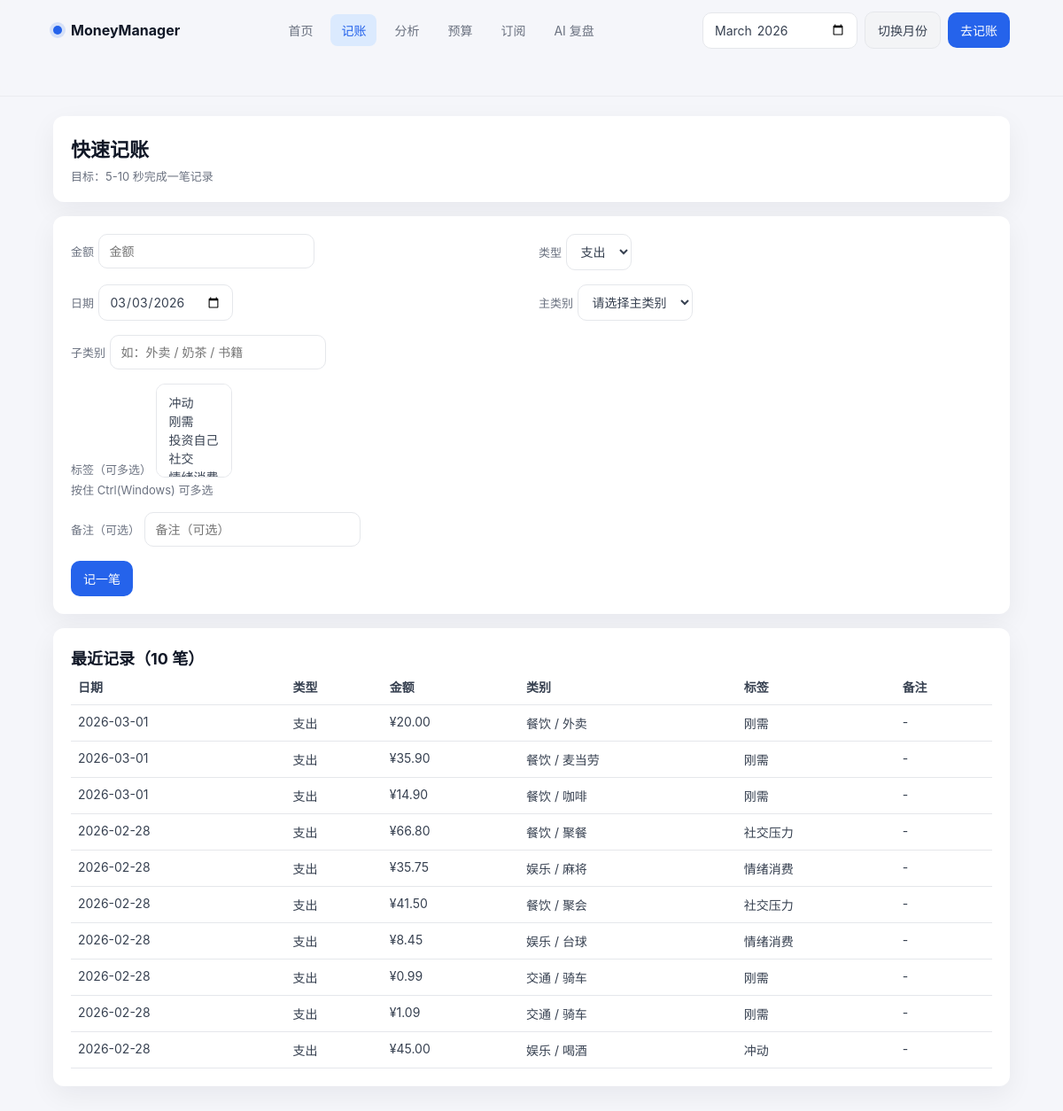
The app's page /add, older data.
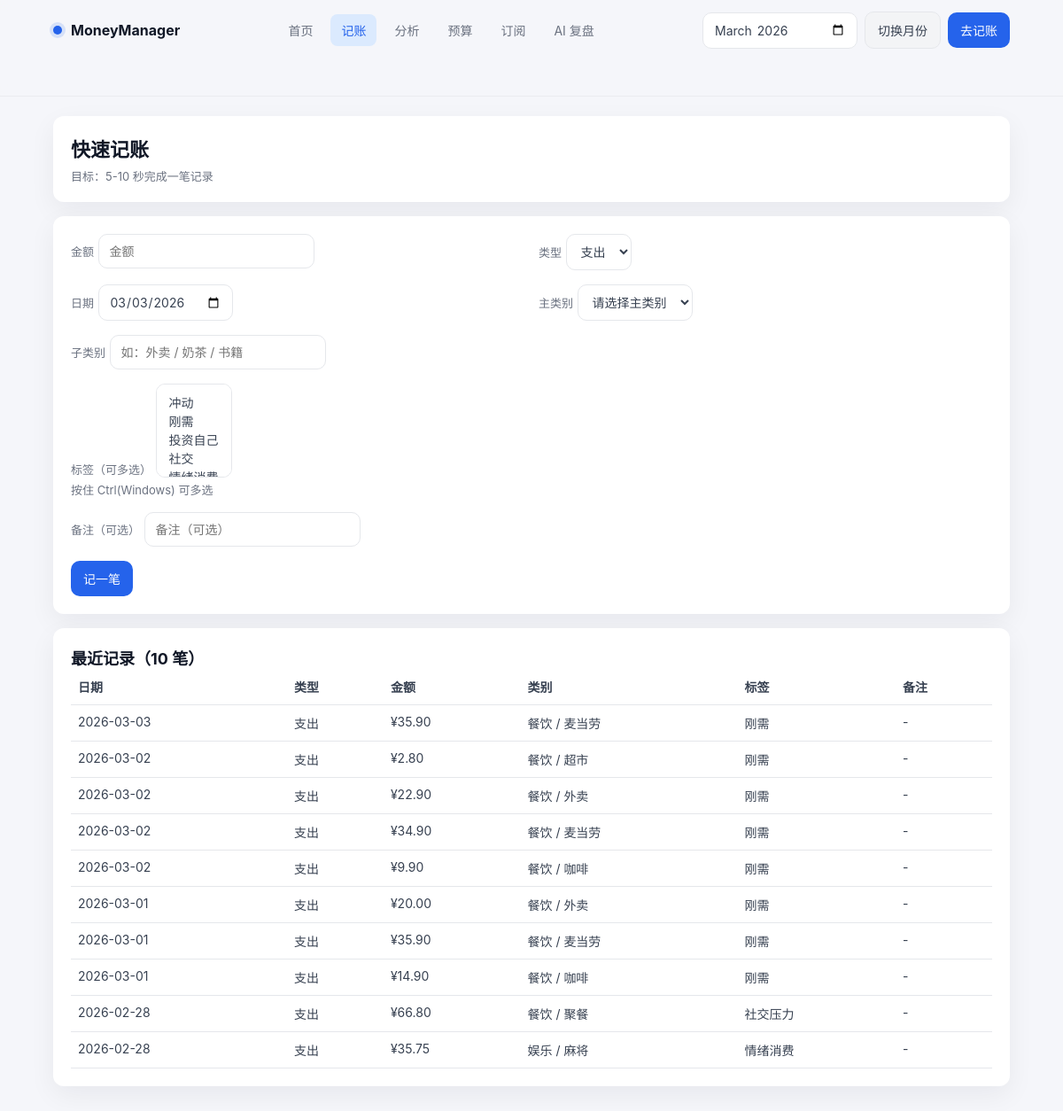
The same page, newer data.
### tables this page shows
CREATE TABLE "transactions" (
                    id INTEGER PRIMARY KEY AUTOINCREMENT,
                    amount REAL NOT NULL,
                    type TEXT CHECK(type IN ('income', 'expense')) NOT NULL,
                    date TEXT NOT NULL,
                    category_main TEXT NOT NULL,
                    category_sub TEXT,
                    tags TEXT,
                    note TEXT,
                    created_at TEXT DEFAULT CURRENT_TIMESTAMP
                );

### app.py (the view, shortened to what this page needs)
    @app.route("/add", methods=["GET", "POST"])
    def add_transaction_page():
        success = request.args.get("success")
        recent_records = get_recent_transactions(limit=10)
        month = date.today().strftime("%Y-%m")
        return render_template(
            "add.html",
            active_page="add",
            month=month,
            today=date.today().isoformat(),
            success=success,
            category_options=CATEGORY_OPTIONS,
            tag_options=TAG_OPTIONS,
            recent_records=recent_records,
        )

### database.py (called while the page is built, shortened)
def get_connection() -> sqlite3.Connection:
    conn = sqlite3.connect(DB_PATH)
    conn.row_factory = sqlite3.Row
    return conn

def get_recent_transactions(limit: int = 10) -> list[dict]:
    with get_connection() as conn:
        rows = conn.execute(
            """
            SELECT
                id,
                amount,
                type,
                date,
                category_main,
                category_sub,
                tags,
                note,
                created_at
            FROM transactions
            ORDER BY date DESC, id DESC
            LIMIT ?
            """,
            (limit,),
        ).fetchall()
    result = []
    for row in rows:
        item = dict(row)
        item["tags"] = json.loads(item["tags"]) if item.get("tags") else []
        result.append(item)
    return result

def process_due_subscription_charges(target_date: str | None = None) -> dict:
    billing_day = _parse_date(target_date) if target_date else date.today()
    if not billing_day:
        billing_day = date.today()
    created_transactions = 0
    updated_subscriptions = 0
    with get_connection() as conn:
        rows = conn.execute(
            """
            SELECT
                id,
                name,
                amount,
                cycle,
                next_billing_date,
                category,
                payment_method
            FROM subscriptions
            ORDER BY id ASC
            """
        ).fetchall()
        conn.commit()
    return {
        "processed_date": billing_day.isoformat(),
        "created_transactions": created_transactions,
        "updated_subscriptions": updated_subscriptions,
    }

### templates/add.html (shortened to what this page needs)
<!doctype html>
<html lang="zh-CN">
  <head>
    <link rel="stylesheet" href="{{ url_for('static', filename='css/app.css') }}" />
  </head>
  <body>
    <header class="top-nav app-shell">
      <div class="top-nav-inner">
        <a class="brand" href="/">
          <span class="brand-dot"></span>
          <span>MoneyManager</span>
        </a>
        <nav class="nav-links">
          <a class="nav-link {{ 'active' if active_page == 'index' else '' }}" href="/">首页</a>
          <a class="nav-link {{ 'active' if active_page == 'add' else '' }}" href="/add">记账</a>
          <a class="nav-link {{ 'active' if active_page == 'analysis' else '' }}" href="/analysis">分析</a>
          <a class="nav-link {{ 'active' if active_page == 'budget' else '' }}" href="/budget">预算</a>
          <a class="nav-link {{ 'active' if active_page == 'subscriptions' else '' }}" href="/subscriptions"
            >订阅</a
          >
          <a class="nav-link {{ 'active' if active_page == 'ai' else '' }}" href="/ai">AI 复盘</a>
        </nav>
        <div class="nav-actions">
          <form method="get" action="/" class="toolbar">
            <input type="month" name="month" value="{{ month }}" />
            <button class="btn-secondary" type="submit">切换月份</button>
          </form>
          <a class="btn" href="/add">去记账</a>
        </div>
      </div>
    </header>
    <main class="app-shell">
      <div class="page">
        <section class="panel">
          <h1 class="page-title">快速记账</h1>
          <div class="page-subtitle">目标：5-10 秒完成一笔记录</div>
        </section>
        <section class="panel">
          <form id="add-transaction" method="post" action="/add" class="grid-2">
            <div>
              <label class="small" for="amount">金额</label>
              <input id="amount" type="number" step="0.01" min="0.01" name="amount" placeholder="金额" required />
            </div>
            <div>
              <label class="small" for="type">类型</label>
              <select id="type" name="type">
                <option value="expense" selected>支出</option>
              </select>
            </div>
            <div>
              <label class="small" for="date">日期</label>
              <input id="date" type="date" name="date" value="{{ today }}" />
            </div>
            <div id="expense-field-category-main">
              <label class="small" for="category_main">主类别</label>
              <select id="category_main" name="category_main" required>
                <option value="">请选择主类别</option>
              </select>
            </div>
            <div id="expense-field-category-sub">
              <label class="small" for="category_sub">子类别</label>
              <input id="category_sub" type="text" name="category_sub" placeholder="如：外卖 / 奶茶 / 书籍" />
            </div>
            <div id="expense-field-tags" style="grid-column: 1 / -1;">
              <label class="small" for="tags">标签（可多选）</label>
              <select id="tags" name="tags" multiple>
                {% for tag in tag_options %}
                <option value="{{ tag }}">{{ tag }}</option>
                {% endfor %}
              </select>
              <div class="small" style="margin-top: 4px;">按住 Ctrl(Windows) 可多选</div>
            </div>
            <div style="grid-column: 1 / -1;">
              <label class="small" for="note">备注（可选）</label>
              <input id="note" type="text" name="note" placeholder="备注（可选）" />
            </div>
            <div style="grid-column: 1 / -1;">
              <button class="btn" type="submit">记一笔</button>
            </div>
          </form>
        </section>
        <section class="panel">
          <h2 class="page-title" style="font-size: 18px;">最近记录（10 笔）</h2>
          <div class="table-wrap">
            <table>
              <thead>
                <tr>
                  <th>日期</th>
                  <th>类型</th>
                  <th>金额</th>
                  <th>类别</th>
                  <th>标签</th>
                  <th>备注</th>
                </tr>
              </thead>
              <tbody>
                {% if recent_records %} {% for row in recent_records %}
                <tr>
                  <td>{{ row.date }}</td>
                  <td>{{ '支出' if row.type == 'expense' else '收入' }}</td>
                  <td class="{{ row.type }}">¥{{ '%.2f'|format(row.amount) }}</td>
                  <td>
                    {% if row.type == 'income' %} {{ row.category_sub if row.category_sub else '-' }} {% else %} {{
                    row.category_main }}{% if row.category_sub %} / {{ row.category_sub }}{% endif %} {% endif %}
                  </td>
                  <td>{{ row.tags | join('、') if row.tags else '-' }}</td>
                  <td>{{ row.note if row.note else '-' }}</td>
                </tr>
                {% endfor %} {% else %}
                <tr>
                  <td colspan="6">暂无记录，先记第一笔吧。</td>
                </tr>
                {% endif %}
              </tbody>
            </table>
          </div>
        </section>
      </div>
    </main>
  </body>
</html>

### static/css/app.css (style rules this page uses)
:root { --primary: #2563EB; --text-strong: #111827; --text: #374151; --text-muted: #6B7280; --text-weak: #9CA3AF; --bg: #F5F6FA; --card: #FFFFFF; --success: #10B981; --warning: #F59E0B; --danger: #EF4444; --border: #E5E7EB; --shadow: 0 10px 30px rgba(15, 23, 42, 0.06); }
* { box-sizing: border-box; }
body { margin: 0; color: var(--text); background: var(--bg); font-family: -apple-system, BlinkMacSystemFont, "SF Pro SC", "PingFang SC", "Microsoft YaHei", sans-serif; }
a { color: inherit; text-decoration: none; }
.app-shell { padding-inline: max(24px, 5vw); padding-bottom: 40px; }
.top-nav { position: sticky; top: 0; z-index: 20; background: rgba(245, 246, 250, 0.86); backdrop-filter: blur(8px); border-bottom: 1px solid rgba(229, 231, 235, 0.7); }
.top-nav-inner { max-width: 1280px; margin: 0 auto; min-height: 68px; display: grid; grid-template-columns: auto 1fr auto; align-items: center; gap: 20px; }
.brand { display: inline-flex; align-items: center; gap: 10px; font-weight: 700; color: var(--text-strong); }
.brand-dot { width: 10px; height: 10px; border-radius: 999px; background: var(--primary); box-shadow: 0 0 0 4px rgba(37, 99, 235, 0.15); }
.nav-links { display: inline-flex; justify-content: center; flex-wrap: wrap; gap: 8px; }
.nav-link { padding: 8px 12px; border-radius: 8px; color: var(--text-muted); font-size: 14px; transition: all 220ms ease; }
.nav-link.active { color: var(--primary); background: #DBEAFE; }
.nav-actions { display: inline-flex; align-items: center; gap: 8px; }
.page { max-width: 1280px; margin: 22px auto 0; display: grid; gap: 16px; }
.panel { background: var(--card); border-radius: 12px; box-shadow: var(--shadow); padding: 20px; }
.page-title { margin: 0; color: var(--text-strong); font-size: 22px; font-weight: 700; }
.page-subtitle { color: var(--text-muted); font-size: 13px; margin-top: 6px; }
.btn, .btn-secondary, button, select, input, textarea { font-family: inherit; font-size: 14px; }
.btn, .btn-secondary, button { display: inline-flex; align-items: center; justify-content: center; border: none; border-radius: 10px; padding: 10px 14px; transition: all 220ms ease; cursor: pointer; }
.btn { background: var(--primary); color: #fff; }
.btn-secondary { background: #F3F4F6; color: var(--text); border: 1px solid var(--border); }
input, select, textarea { border: 1px solid var(--border); border-radius: 10px; padding: 10px 12px; color: var(--text); background: #fff; outline: none; transition: all 220ms ease; }
.toolbar { display: flex; gap: 8px; flex-wrap: wrap; align-items: center; }
.grid-2 { display: grid; grid-template-columns: 1fr 1fr; gap: 16px; }
.table-wrap { overflow: auto; }
table { width: 100%; border-collapse: collapse; font-size: 14px; }
th, td { text-align: left; padding: 10px 8px; border-bottom: 1px solid var(--border); vertical-align: top; }
tbody tr { transition: background 220ms ease; }
.small { color: var(--text-muted); font-size: 13px; }

Row changes from the older to the newer data that the page shows:
no longer on this page (row unchanged): transactions: date "2026-02-28", type "支出", amount "41.50", category_main "餐饮", category_sub "聚会", tags "社交压力", note "-"
no longer on this page (row unchanged): transactions: date "2026-02-28", type "支出", amount "8.45", category_main "娱乐", category_sub "台球", tags "情绪消费", note "-"
no longer on this page (row unchanged): transactions: date "2026-02-28", type "支出", amount "0.99", category_main "交通", category_sub "骑车", tags "刚需", note "-"
no longer on this page (row unchanged): transactions: date "2026-02-28", type "支出", amount "1.09", category_main "交通", category_sub "骑车", tags "刚需", note "-"
no longer on this page (row unchanged): transactions: date "2026-02-28", type "支出", amount "45.00", category_main "娱乐", category_sub "喝酒", tags "冲动", note "-"
added transactions: date "2026-03-03", type "支出", amount "35.90", category_main "餐饮", category_sub "麦当劳", tags "刚需", note "-"
added transactions: date "2026-03-02", type "支出", amount "2.80", category_main "餐饮", category_sub "超市", tags "刚需", note "-"
added transactions: date "2026-03-02", type "支出", amount "22.90", category_main "餐饮", category_sub "外卖", tags "刚需", note "-"
added transactions: date "2026-03-02", type "支出", amount "34.90", category_main "餐饮", category_sub "麦当劳", tags "刚需", note "-"
added transactions: date "2026-03-02", type "支出", amount "9.90", category_main "餐饮", category_sub "咖啡", tags "刚需", note "-"
